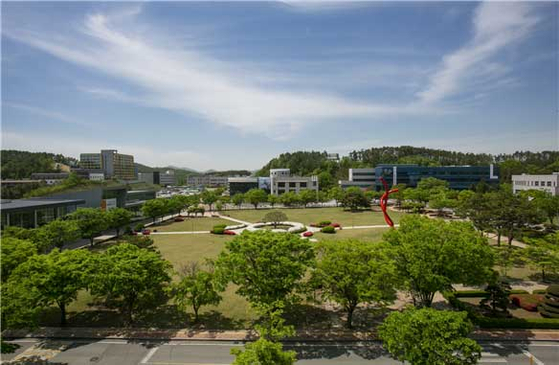
%> input picture 빅데이터/figure1.jpg, 559 x 365 px
$ octave svd_application.m   (GNU Octave 9; MATLAB toolbox functions it lacks are replaced by stand-ins)
%> lines starting %> are read from the running program, lines starting %| are printed output that depends on the picture
img = imread('figure1.jpg');
%> img is the input picture: size 365x559x3 uint8; mean R, G, B 109.5, 119.5, 108
imshow(img);

grayimg = rgb2gray(img);
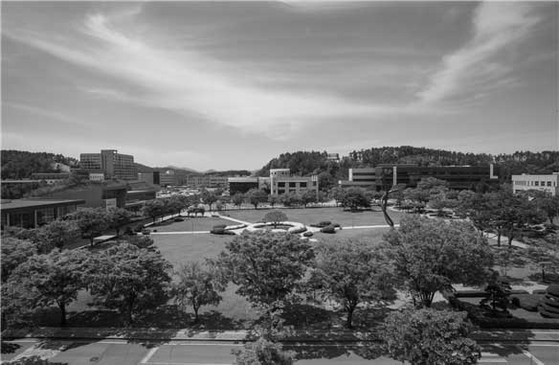
%> grayimg: size 365x559 uint8; min 0, max 247, mean 115.2

imshow(grayimg);

[numRows,numCols] = size(grayimg);
%> numRows = 365; numCols = 559
[U,S,V] = svd(double(grayimg));

%%% 64
num_sing_vectors = 64;

S(num_sing_vectors+1:numRows,num_sing_vectors+1:numCols) = 0;

VT = V';
outputimg = U(:,1:num_sing_vectors)*S(1:num_sing_vectors,1:num_sing_vectors)*VT(1:num_sing_vectors,:);
outputimg64 = cast(outputimg,'uint8');

%%% 32
num_sing_vectors = 32;

S(num_sing_vectors+1:numRows,num_sing_vectors+1:numCols) = 0;
%> S: size 365x559 double; min 0, max 56224.3, mean 0.6

VT = V';
outputimg = U(:,1:num_sing_vectors)*S(1:num_sing_vectors,1:num_sing_vectors)*VT(1:num_sing_vectors,:);
outputimg32 = cast(outputimg,'uint8');

%%% 16
num_sing_vectors = 16;

S(num_sing_vectors+1:numRows,num_sing_vectors+1:numCols) = 0;
%> S: size 365x559 double; min 0, max 56224.3, mean 0.5

VT = V';
outputimg = U(:,1:num_sing_vectors)*S(1:num_sing_vectors,1:num_sing_vectors)*VT(1:num_sing_vectors,:);
outputimg16 = cast(outputimg,'uint8');


subplot(2,2,1), imshow(grayimg);
subplot(2,2,2), imshow(outputimg16);
%> after `imshow(outputimg16)`:
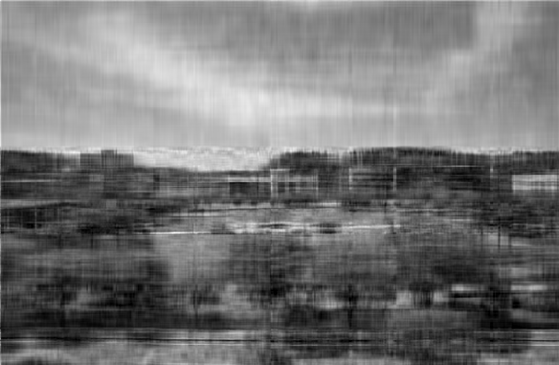
%> displayed picture: size 365x559, on the screen's scale of 0 to 255; min 0, max 242, mean 115.2
subplot(2,2,3), imshow(outputimg32);
%> after `imshow(outputimg32)`:
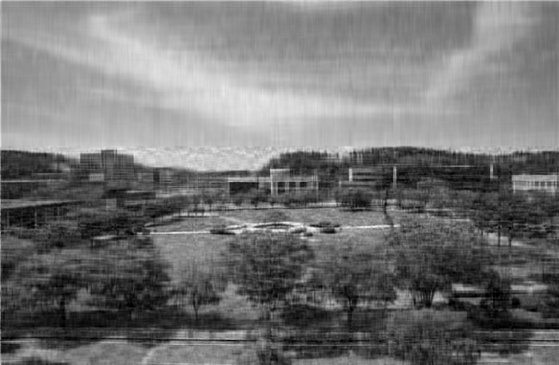
%> displayed picture: size 365x559, on the screen's scale of 0 to 255; min 0, max 249, mean 115.2
subplot(2,2,4), imshow(outputimg64);
